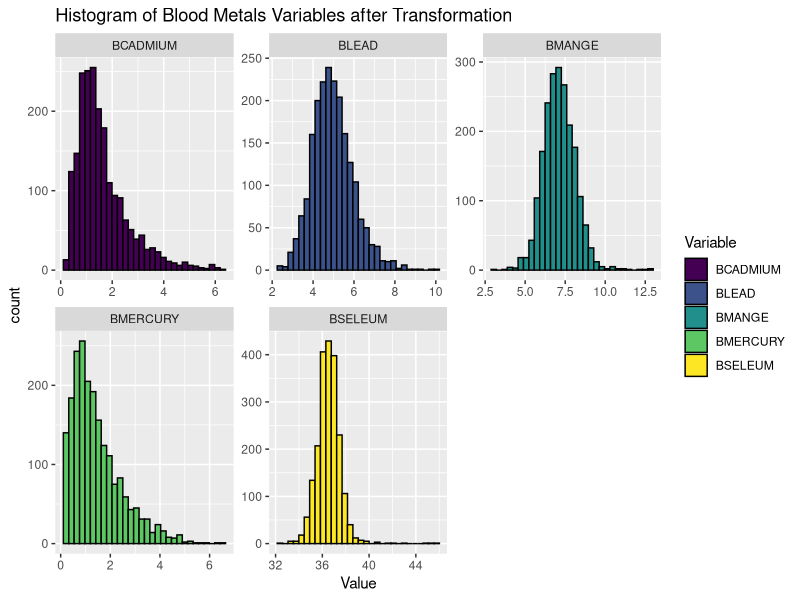

Reproduce this figure in R.
# Simulation Study: Data Preparation for Simulation Study
# Kazi Tanvir Hasan and Dr. Gabriel Odom 
# update: 2024-01-11

library(viridis)
library(tidyverse)


#load the dataset

cognitiveSurveyData_df <- read_csv("./data/cognitiveSurveyData_df.csv")


# log10 transformation of metals
cognitiveLogData <- 
  cognitiveSurveyData_df %>% 
  dplyr::select(
    GENDER, BLEAD, BCADMIUM, BMERCURY, BSELEUM, BMANGE, UBARIUM, 
    UCADMIUM, UCOBALT, UMANGE, ULEAD, UTIN, USTOUM, UURANIUM
  ) %>% 
  mutate_at(
    vars(
      BLEAD, BCADMIUM, BMERCURY, BSELEUM,BMANGE, UBARIUM, UCADMIUM, UCOBALT,
      UMANGE, ULEAD, UTIN, USTOUM, UURANIUM
    ), ~ log10(. + 1) %>% as.vector
  ) %>% 
  mutate_at(
    vars(
      BLEAD, BCADMIUM, BMERCURY, BSELEUM,BMANGE, UBARIUM, UCADMIUM, UCOBALT,
      UMANGE, ULEAD, UTIN, USTOUM, UURANIUM
    ),  ~ . / sd(., na.rm = TRUE)
  )

# write_csv(cognitiveLogData, "data/cognitiveLogData_20240111.csv")



# Assuming cognitiveLogData is a data frame

cognitiveLogData %>%
  select(BLEAD, BCADMIUM, BMERCURY, BSELEUM, BMANGE) %>%
  gather(key = "Variable", value = "Value") %>%
  filter(!is.na(Value), is.finite(Value)) %>%
  ggplot(aes(x = Value, fill = Variable)) +
  geom_histogram(bins = 30, color = "black") +
  scale_fill_viridis_d(option = "muted") +
  facet_wrap(~ Variable, scales = "free") +
  labs(title = "Histogram of Blood Metals Variables after Transformation")

# Saving the plot as a .tiff file with 300 dpi
# ggsave("histogram_blood_metals.tiff", dpi = 300)


# Split the data based on GENDER (Sex)

splitData <- split(
  x = cognitiveLogData,
  f = cognitiveLogData$GENDER
)

# Calculate parameters for each variable by gender

# From Dr. Odom: estimate our own parameter lsit via Method of Moments:
# shape = mean^2
# rate = mean
# This will yield a mean of alpha / beta = (mean^2) / mean = mean; and
#   variance of alpha / beta^2 = (mean^2) / mean^2 = 1

# Gamma distribution parameter estimation function
gammaDist <- function(x) {
  params <- summarise(
    data.frame(x = x),
    mu = mean(as.numeric(x), na.rm = TRUE),
    sigma = sd(as.numeric(x), na.rm = TRUE)
  )
  
  shape <- (params$mu)^2 
  rate <- params$mu 
  
  result <- data.frame(shape = shape, rate = rate)
  return(result)
}

# Calculate parameters for each variable by gender
param_list <- map(
  splitData,
  ~ select(.x, -GENDER) %>%
    map_df(gammaDist, .id = "Variable")
    
)

cor_list <- map(
  splitData,
  ~ select(.x, -GENDER) %>%
    as.matrix() %>% 
    cor(
      use = "pairwise.complete.obs",
      method = "spearman"
    )
)

# Save the list using write_rds()
# write_rds(param_list, "./data/param_list1_20230605.rds")
# 
# write_rds(cor_list, "./data/cor_list1_20240111.rds")
